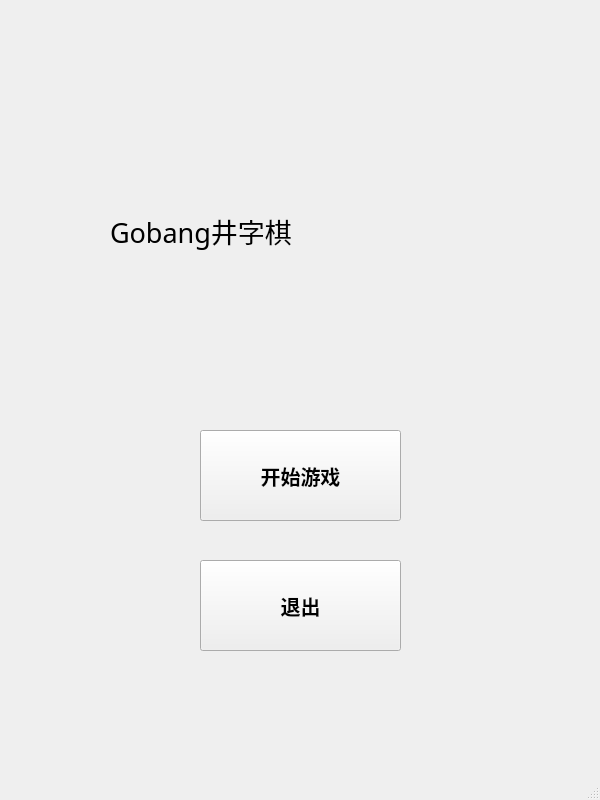
<?xml version="1.0" encoding="UTF-8"?>
<ui version="4.0">
 <class>StartPage</class>
 <widget class="QMainWindow" name="StartPage">
  <property name="geometry">
   <rect>
    <x>0</x>
    <y>0</y>
    <width>600</width>
    <height>800</height>
   </rect>
  </property>
  <property name="font">
   <font>
    <family>黑体</family>
    <pointsize>15</pointsize>
    <weight>75</weight>
    <bold>true</bold>
   </font>
  </property>
  <property name="windowTitle">
   <string>StartPage</string>
  </property>
  <widget class="QWidget" name="centralwidget">
   <widget class="QPushButton" name="startbutton">
    <property name="geometry">
     <rect>
      <x>200</x>
      <y>430</y>
      <width>201</width>
      <height>91</height>
     </rect>
    </property>
    <property name="text">
     <string>开始游戏</string>
    </property>
   </widget>
   <widget class="QPushButton" name="exitbutton">
    <property name="geometry">
     <rect>
      <x>200</x>
      <y>560</y>
      <width>201</width>
      <height>91</height>
     </rect>
    </property>
    <property name="text">
     <string>退出</string>
    </property>
   </widget>
   <widget class="QLabel" name="label">
    <property name="geometry">
     <rect>
      <x>110</x>
      <y>190</y>
      <width>441</width>
      <height>81</height>
     </rect>
    </property>
    <property name="font">
     <font>
      <family>华光方珊瑚_CNKI</family>
      <pointsize>20</pointsize>
      <weight>50</weight>
      <italic>false</italic>
      <bold>false</bold>
      <underline>false</underline>
      <stylestrategy>PreferAntialias</stylestrategy>
     </font>
    </property>
    <property name="cursor">
     <cursorShape>ArrowCursor</cursorShape>
    </property>
    <property name="text">
     <string>Gobang井字棋</string>
    </property>
   </widget>
  </widget>
  <widget class="QMenuBar" name="menubar">
   <property name="geometry">
    <rect>
     <x>0</x>
     <y>0</y>
     <width>600</width>
     <height>25</height>
    </rect>
   </property>
  </widget>
  <widget class="QStatusBar" name="statusbar"/>
 </widget>
 <resources/>
 <connections/>
</ui>
